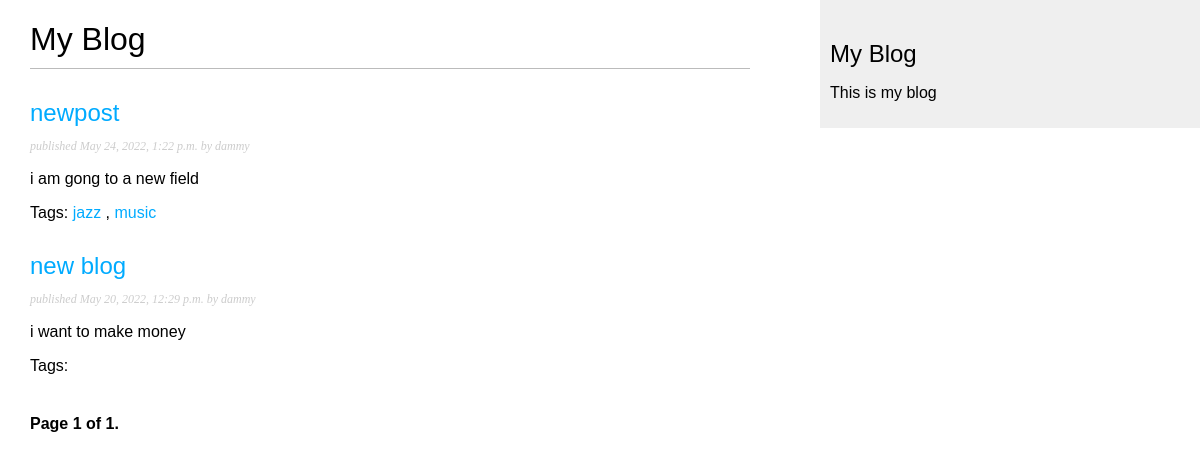
Screenshot of /blog/ with the database file from the repository.
### blog/models.py (models this page shows, shortened)
class Post(models.Model):
    STATUS_CHOICES = (
        ('draft', 'DRAFT'),
        ('published', 'PUBLISHED')
    )
    title = models.CharField(max_length=200)
    slug = models.SlugField(max_length=200, unique_for_date='publish')
    author = models.ForeignKey(User, on_delete=models.CASCADE, related_name='blog_posts')
    body = models.TextField()
    publish = models.DateTimeField(default=timezone.now)
    created = models.DateTimeField(auto_now_add=True)
    updated = models.DateTimeField(auto_now=True)
    status = models.CharField(max_length=10, choices=STATUS_CHOICES, default='draft')
    objects = models.Manager()  # default manager
    published = PublishedManager() # custom manager
    tags = TaggableManager()
    class Meta:
        ordering = ('-publish',)
    def get_absolute_url(self):
        return reverse('blog:post_detail', args=[self.publish.year, self.publish.month, self.publish.day, self.slug])

### blog/views.py (the view)
# urls.py: path('', post_list, name='post_list'),
def post_list(request, tag_slug=None):
    posts = Post.published.all()
    tag = None
    if tag_slug:
        tag = get_object_or_404(Tag, slug=tag_slug)
        posts = posts.filter(tags__in=[tag])
    paginator = Paginator(posts, 3) # 3 posts in each page
    page = request.GET.get('page')
    try:
        posts = paginator.page(page)
    except PageNotAnInteger:
        posts = paginator.page(1) # returns the first page
    except EmptyPage:
        posts = paginator.pagr(paginator.num_pages) # returns the last page
    context = {'page':page, 'posts':posts, 'tag':tag}
    return render(request, 'blog/post/posts.html', context)

### blog/models.py (called while the page is built)
    def get_queryset(self):
        return super(PublishedManager, self).get_queryset().\
                            filter(status='published')

### blog/templates/blog/post/posts.html (shortened to what this page needs)
{% extends 'blog/base.html' %}
{% block content %}
    <h1>My Blog</h1>
    {% for post in posts %}
        <h2>
        <a href="{{ post.get_absolute_url }}">{{ post.title }}</a>
        </h2>
        <p class="date">
            published {{post.publish}} by {{ post.author }}
        </p>
        {{ post.body | truncatewords:30|linebreaks }}
        <p class="tags">Tags:
            {% for tag in post.tags.all %}
            <a href="{% url 'blog:posts_by_tag' tag.slug%}">
                {{ tag.name }}
            </a>
            {% if not forloop.last %}, {% endif %}
            {% endfor %}
        </p>
    {% endfor %}
    {% include "blog/pagination.html" with page=posts %}
{% endblock %}

### blog/templates/blog/base.html (shortened to what this page needs)
{% load static %}
<!DOCTYPE html>
<html lang="en">
<head>
    <link rel="stylesheet" type="text/css" href="{% static 'blog/main.css'%}">
</head>
<body>
<div id="content">
    {% block content %}
    {% endblock %}
</div>
<div id="sidebar">
    <h2>My Blog</h2>
    <p>This is my blog</p>
</div>
</body>
</html>

### blog/templates/blog/pagination.html (shortened to what this page needs)
<div class="pagination">
    <span class="step_links">
        <span class="current">
            Page {{ page.number }} of {{ page.paginator.num_pages }}.
        </span>
    </span>
</div>

### blog/static/blog/main.css (style rules this page uses)
body { margin:0; padding:0; font-family:helvetica, sans-serif; }
a { color:#00abff; text-decoration:none; }
h1 { font-weight:normal; border-bottom:1px solid #bbb; padding:0 0 10px 0; }
h2 { font-weight:normal; margin:30px 0 0; }
#content { float:left; width:60%; padding:0 0 0 30px; }
#sidebar { float:right; width:30%; padding:10px; background:#efefef; height:100%; }
p.date { color:#ccc; font-family: georgia, serif; font-size: 12px; font-style: italic; }
.pagination { margin:40px 0; font-weight:bold; }

### rows the page displays
Post: title "newpost", publish "May 24, 2022, 1:22 p.m.", author "dammy", body "i am gong to a new field"
Tag: name "jazz"
Tag: name "music"
Post: title "new blog", publish "May 20, 2022, 12:29 p.m.", author "dammy", body "i want to make money"

### other values shown
{{ page.number }} "1"
{{ page.paginator.num_pages }} "1"
